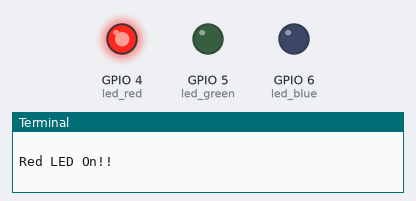
A program run on a simulated Raspberry Pi (BCM pin numbers). On the bench: output pins drawn as LEDs (lit = HIGH), the last lines printed to the terminal. At 7.5 s the program stops and its outputs stay as they are.

Above: at 0.2 s.
At 0.7 s:
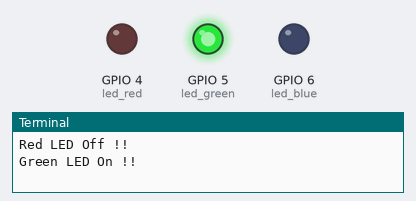
At 2.7 s:
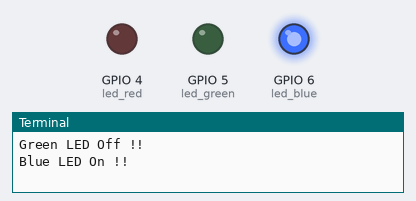
Timing chart, 0 to 3.5 s (numbered marks = the images above):
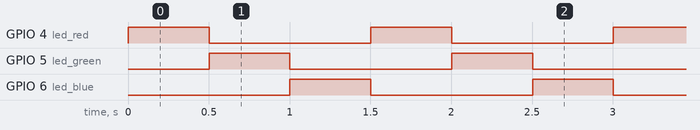

The program:

LJHmission013001.py
```python
import RPi.GPIO as GPIO
import time

led_red = 4
led_green = 5
led_blue = 6

GPIO.setmode(GPIO.BCM)

GPIO.setup(led_red, GPIO.OUT)
GPIO.setup(led_green, GPIO.OUT)
GPIO.setup(led_blue, GPIO.OUT)

try:
	print("3 Color LED Control Start !!\n")
	for i in range(5):
		print("Red LED On!!\n")
		GPIO.output(led_red, True)
		time.sleep(0.5)
		print("Red LED Off !!\nGreen LED On !!\n")
		GPIO.output(led_red, False)
		GPIO.output(led_green, True)
		time.sleep(0.5)
		print("Green LED Off !!\nBlue LED On !!\n")
		GPIO.output(led_green, False)
		GPIO.output(led_blue, True)
		time.sleep(0.5)
		print("Blue LED Off")
		GPIO.output(led_blue, False)

except KeyboardInterrupt:
	pass

GPIO.cleanup()
```

Measured:
- by itself, GPIO 4 (led_red), GPIO 5 (led_green): alternates HIGH for 0.50 s and LOW for 1.0 s, 10 changes in all, then stays LOW
- by itself, GPIO 6 (led_blue): alternates HIGH for 0.50 s and LOW for 1.0 s
